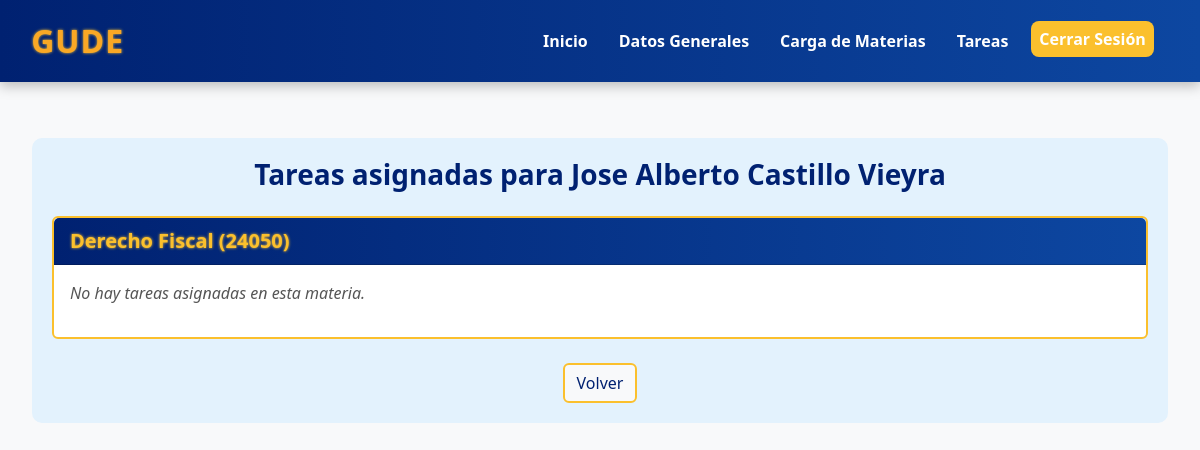
Screenshot of /alumno/0001/tareas/ with the database file from the repository.
### Aplicaciones/General/models.py (models this page shows, shortened)
class Alumno(models.Model):
    matricula = models.CharField(primary_key=True, max_length=9)
    nombre = models.CharField(max_length=100)
    correo = models.EmailField(unique=True)
    curp = models.CharField(max_length=18, unique=True)
    ESTADOS = [
        ('activo', 'Activo'),
        ('inactivo', 'Inactivo'),
        ('sabatico', 'Sabático'),
    ]
    estado = models.CharField(max_length=10, choices=ESTADOS, default='activo')
    cursos = models.ManyToManyField('Curso', related_name='alumnos', blank=True)

class Curso(models.Model):
    codigo = models.CharField(primary_key=True, max_length=6)
    nombre = models.CharField(max_length=50)
    creditos = models.PositiveSmallIntegerField()

### Aplicaciones/General/views.py (the view)
# urls.py: path('alumno/<str:matricula>/tareas/', views.ver_tareas_alumno, name='TareasAlumnos'),
def ver_tareas_alumno(request, matricula):
    alumno = get_object_or_404(Alumno, matricula=matricula)
    cursos = alumno.cursos.all().prefetch_related('tareas')
    contexto = {
        'alumno': alumno,
        'cursos': cursos,
    }
    return render(request, 'TareasAlumnos.html', contexto)

### Aplicaciones/General/templates/TareasAlumnos.html (shortened to what this page needs)
{% extends './basealumnos.html' %}
{% block body %}
<div class="container mt-4">
    <h3 class="mb-4 text-center" style="color:#002171; font-weight:700;">Tareas asignadas para {{ alumno.nombre }}</h3>
    {% if cursos %}
        {% for curso in cursos %}
            <div class="card mb-3 border-yellow">
                <div class="card-header">
                    {{ curso.nombre }} ({{ curso.codigo }})
                </div>
                <div class="card-body">
                    {% if curso.tareas.all %}
                        <ul class="list-group">
                            {% for tarea in curso.tareas.all %}
                                <li class="list-group-item">
                                    <h5 class="mb-1">{{ tarea.titulo }}</h5>
                                    <p class="mb-1">{{ tarea.descripcion|default:"Sin descripción." }}</p>
                                    <small class="text-muted">Fecha de entrega: {{ tarea.fecha_entrega }}</small>
                                </li>
                            {% endfor %}
                        </ul>
                    {% else %}
                        <p class="text-muted">No hay tareas asignadas en esta materia.</p>
                    {% endif %}
                </div>
            </div>
        {% endfor %}
    {% else %}
        <p class="text-muted text-center">No estás inscrito en ninguna materia.</p>
    {% endif %}
    <div class="mt-4 text-center">
        <a href="{% url 'baseAlumnos' %}" class="btn btn-light border-yellow">Volver</a>
    </div>
</div>
{% endblock %}

### Aplicaciones/General/static/css/Materias.css (style rules this page uses)
body { background: black; }

### Aplicaciones/General/templates/baseAlumnos.html (style rules this page uses)
body { background-color: #f8f9fa; font-family: 'Segoe UI', Tahoma, Geneva, Verdana, sans-serif; }

### Aplicaciones/General/templates/TareasAlumnos.html (style rules this page uses)
.container { background-color: #e3f2fd; padding: 20px; border-radius: 10px; }
.border-yellow { border: 2px solid #fbc02d !important; }
.card-header { background: linear-gradient(90deg, #002171, #0d47a1); color: #fbc02d !important; font-weight: 700; font-size: 1.25rem; border-top-left-radius: 10px; border-top-right-radius: 10px; text-shadow: 0 0 3px #fbc02d; }
.btn-light.border-yellow { border: 1px solid #fbc02d; color: #002171; }
p.text-muted { color: #555 !important; font-style: italic; }

### rows the page displays
Alumno: nombre "Jose Alberto Castillo Vieyra"
Curso: nombre "Derecho Fiscal", codigo "24050", shows "No hay tareas asignadas en esta materia."
